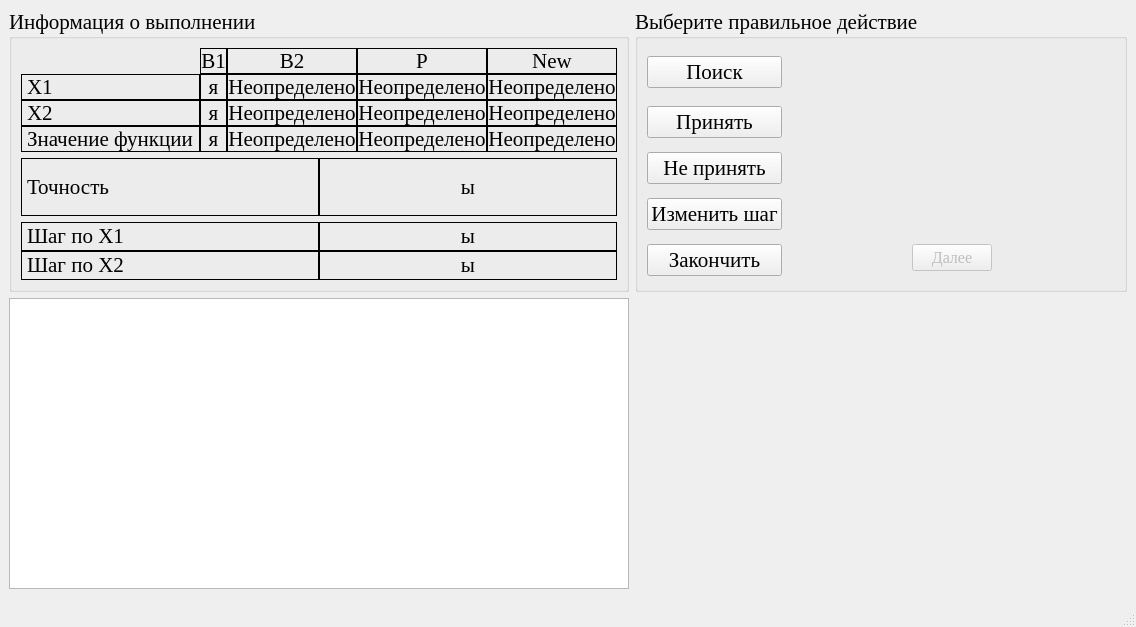
<?xml version="1.0" encoding="UTF-8"?>
<ui version="4.0">
 <class>HuGi</class>
 <widget class="QMainWindow" name="HuGi">
  <property name="windowModality">
   <enum>Qt::ApplicationModal</enum>
  </property>
  <property name="geometry">
   <rect>
    <x>0</x>
    <y>0</y>
    <width>1136</width>
    <height>627</height>
   </rect>
  </property>
  <property name="font">
   <font>
    <family>Times New Roman</family>
    <pointsize>16</pointsize>
   </font>
  </property>
  <property name="windowTitle">
   <string>Метод Хука-Дживса</string>
  </property>
  <property name="windowIcon">
   <iconset resource="data.qrc">
    <normaloff>:/icon/icon.bmp</normaloff>:/icon/icon.bmp</iconset>
  </property>
  <widget class="QWidget" name="centralwidget">
   <layout class="QGridLayout" name="gridLayout_8" columnstretch="1,1">
    <item row="0" column="0">
     <widget class="QGroupBox" name="groupBox_2">
      <property name="title">
       <string>Информация о выполнении</string>
      </property>
      <layout class="QGridLayout" name="gridLayout_6">
       <item row="0" column="0">
        <layout class="QGridLayout" name="gridLayout_3" columnstretch="1,1,1,1,1">
         <property name="spacing">
          <number>0</number>
         </property>
         <item row="0" column="1">
          <widget class="QLabel" name="label_11">
           <property name="frameShape">
            <enum>QFrame::Box</enum>
           </property>
           <property name="text">
            <string>B1</string>
           </property>
           <property name="alignment">
            <set>Qt::AlignCenter</set>
           </property>
           <property name="textInteractionFlags">
            <set>Qt::LinksAccessibleByMouse|Qt::TextSelectableByMouse</set>
           </property>
          </widget>
         </item>
         <item row="0" column="2">
          <widget class="QLabel" name="label_12">
           <property name="frameShape">
            <enum>QFrame::Box</enum>
           </property>
           <property name="text">
            <string>B2</string>
           </property>
           <property name="alignment">
            <set>Qt::AlignCenter</set>
           </property>
           <property name="textInteractionFlags">
            <set>Qt::LinksAccessibleByMouse|Qt::TextSelectableByMouse</set>
           </property>
          </widget>
         </item>
         <item row="0" column="3">
          <widget class="QLabel" name="label_14">
           <property name="frameShape">
            <enum>QFrame::Box</enum>
           </property>
           <property name="text">
            <string>P</string>
           </property>
           <property name="alignment">
            <set>Qt::AlignCenter</set>
           </property>
           <property name="textInteractionFlags">
            <set>Qt::LinksAccessibleByMouse|Qt::TextSelectableByMouse</set>
           </property>
          </widget>
         </item>
         <item row="0" column="4">
          <widget class="QLabel" name="label_13">
           <property name="frameShape">
            <enum>QFrame::Box</enum>
           </property>
           <property name="text">
            <string>New</string>
           </property>
           <property name="alignment">
            <set>Qt::AlignCenter</set>
           </property>
           <property name="textInteractionFlags">
            <set>Qt::LinksAccessibleByMouse|Qt::TextSelectableByMouse</set>
           </property>
          </widget>
         </item>
         <item row="1" column="0">
          <widget class="QLabel" name="label_5">
           <property name="frameShape">
            <enum>QFrame::Box</enum>
           </property>
           <property name="text">
            <string>Х1</string>
           </property>
           <property name="textInteractionFlags">
            <set>Qt::LinksAccessibleByMouse|Qt::TextSelectableByMouse</set>
           </property>
          </widget>
         </item>
         <item row="1" column="1">
          <widget class="QLabel" name="x1_b1_lb">
           <property name="frameShape">
            <enum>QFrame::Box</enum>
           </property>
           <property name="text">
            <string>я</string>
           </property>
           <property name="alignment">
            <set>Qt::AlignCenter</set>
           </property>
           <property name="textInteractionFlags">
            <set>Qt::LinksAccessibleByMouse|Qt::TextSelectableByMouse</set>
           </property>
          </widget>
         </item>
         <item row="1" column="2">
          <widget class="QLabel" name="x1_b2_lb">
           <property name="frameShape">
            <enum>QFrame::Box</enum>
           </property>
           <property name="text">
            <string>Неопределено</string>
           </property>
           <property name="alignment">
            <set>Qt::AlignCenter</set>
           </property>
           <property name="textInteractionFlags">
            <set>Qt::LinksAccessibleByMouse|Qt::TextSelectableByMouse</set>
           </property>
          </widget>
         </item>
         <item row="1" column="3">
          <widget class="QLabel" name="x1_p_lb">
           <property name="frameShape">
            <enum>QFrame::Box</enum>
           </property>
           <property name="text">
            <string>Неопределено</string>
           </property>
           <property name="alignment">
            <set>Qt::AlignCenter</set>
           </property>
           <property name="textInteractionFlags">
            <set>Qt::LinksAccessibleByMouse|Qt::TextSelectableByMouse</set>
           </property>
          </widget>
         </item>
         <item row="1" column="4">
          <widget class="QLabel" name="x1_new_lb">
           <property name="frameShape">
            <enum>QFrame::Box</enum>
           </property>
           <property name="text">
            <string>Неопределено</string>
           </property>
           <property name="alignment">
            <set>Qt::AlignCenter</set>
           </property>
           <property name="textInteractionFlags">
            <set>Qt::LinksAccessibleByMouse|Qt::TextSelectableByMouse</set>
           </property>
          </widget>
         </item>
         <item row="2" column="0">
          <widget class="QLabel" name="label_6">
           <property name="frameShape">
            <enum>QFrame::Box</enum>
           </property>
           <property name="text">
            <string>Х2</string>
           </property>
           <property name="textInteractionFlags">
            <set>Qt::LinksAccessibleByMouse|Qt::TextSelectableByMouse</set>
           </property>
          </widget>
         </item>
         <item row="2" column="1">
          <widget class="QLabel" name="x2_b1_lb">
           <property name="frameShape">
            <enum>QFrame::Box</enum>
           </property>
           <property name="text">
            <string>я</string>
           </property>
           <property name="alignment">
            <set>Qt::AlignCenter</set>
           </property>
           <property name="textInteractionFlags">
            <set>Qt::LinksAccessibleByMouse|Qt::TextSelectableByMouse</set>
           </property>
          </widget>
         </item>
         <item row="2" column="2">
          <widget class="QLabel" name="x2_b2_lb">
           <property name="frameShape">
            <enum>QFrame::Box</enum>
           </property>
           <property name="text">
            <string>Неопределено</string>
           </property>
           <property name="alignment">
            <set>Qt::AlignCenter</set>
           </property>
           <property name="textInteractionFlags">
            <set>Qt::LinksAccessibleByMouse|Qt::TextSelectableByMouse</set>
           </property>
          </widget>
         </item>
         <item row="2" column="3">
          <widget class="QLabel" name="x2_p_lb">
           <property name="frameShape">
            <enum>QFrame::Box</enum>
           </property>
           <property name="text">
            <string>Неопределено</string>
           </property>
           <property name="alignment">
            <set>Qt::AlignCenter</set>
           </property>
           <property name="textInteractionFlags">
            <set>Qt::LinksAccessibleByMouse|Qt::TextSelectableByMouse</set>
           </property>
          </widget>
         </item>
         <item row="2" column="4">
          <widget class="QLabel" name="x2_new_lb">
           <property name="frameShape">
            <enum>QFrame::Box</enum>
           </property>
           <property name="text">
            <string>Неопределено</string>
           </property>
           <property name="alignment">
            <set>Qt::AlignCenter</set>
           </property>
           <property name="textInteractionFlags">
            <set>Qt::LinksAccessibleByMouse|Qt::TextSelectableByMouse</set>
           </property>
          </widget>
         </item>
         <item row="3" column="0">
          <widget class="QLabel" name="label_10">
           <property name="frameShape">
            <enum>QFrame::Box</enum>
           </property>
           <property name="text">
            <string>Значение функции</string>
           </property>
           <property name="textInteractionFlags">
            <set>Qt::LinksAccessibleByMouse|Qt::TextSelectableByMouse</set>
           </property>
          </widget>
         </item>
         <item row="3" column="1">
          <widget class="QLabel" name="fsign_b1_lb">
           <property name="frameShape">
            <enum>QFrame::Box</enum>
           </property>
           <property name="text">
            <string>я</string>
           </property>
           <property name="alignment">
            <set>Qt::AlignCenter</set>
           </property>
           <property name="textInteractionFlags">
            <set>Qt::LinksAccessibleByMouse|Qt::TextSelectableByMouse</set>
           </property>
          </widget>
         </item>
         <item row="3" column="2">
          <widget class="QLabel" name="fsign_b2_lb">
           <property name="frameShape">
            <enum>QFrame::Box</enum>
           </property>
           <property name="text">
            <string>Неопределено</string>
           </property>
           <property name="alignment">
            <set>Qt::AlignCenter</set>
           </property>
           <property name="textInteractionFlags">
            <set>Qt::LinksAccessibleByMouse|Qt::TextSelectableByMouse</set>
           </property>
          </widget>
         </item>
         <item row="3" column="3">
          <widget class="QLabel" name="fsign_p_lb">
           <property name="frameShape">
            <enum>QFrame::Box</enum>
           </property>
           <property name="text">
            <string>Неопределено</string>
           </property>
           <property name="alignment">
            <set>Qt::AlignCenter</set>
           </property>
           <property name="textInteractionFlags">
            <set>Qt::LinksAccessibleByMouse|Qt::TextSelectableByMouse</set>
           </property>
          </widget>
         </item>
         <item row="3" column="4">
          <widget class="QLabel" name="fsign_new_lb">
           <property name="frameShape">
            <enum>QFrame::Box</enum>
           </property>
           <property name="text">
            <string>Неопределено</string>
           </property>
           <property name="alignment">
            <set>Qt::AlignCenter</set>
           </property>
           <property name="textInteractionFlags">
            <set>Qt::LinksAccessibleByMouse|Qt::TextSelectableByMouse</set>
           </property>
          </widget>
         </item>
        </layout>
       </item>
       <item row="1" column="0">
        <layout class="QHBoxLayout" name="horizontalLayout">
         <property name="spacing">
          <number>0</number>
         </property>
         <item>
          <widget class="QLabel" name="label">
           <property name="frameShape">
            <enum>QFrame::Box</enum>
           </property>
           <property name="text">
            <string>Точность</string>
           </property>
           <property name="textInteractionFlags">
            <set>Qt::LinksAccessibleByMouse|Qt::TextSelectableByMouse</set>
           </property>
          </widget>
         </item>
         <item>
          <widget class="QLabel" name="precision_lb">
           <property name="frameShape">
            <enum>QFrame::Box</enum>
           </property>
           <property name="text">
            <string>ы</string>
           </property>
           <property name="alignment">
            <set>Qt::AlignCenter</set>
           </property>
           <property name="textInteractionFlags">
            <set>Qt::LinksAccessibleByMouse|Qt::TextSelectableByMouse</set>
           </property>
          </widget>
         </item>
        </layout>
       </item>
       <item row="2" column="0">
        <layout class="QGridLayout" name="gridLayout_2">
         <property name="spacing">
          <number>0</number>
         </property>
         <item row="0" column="0">
          <widget class="QLabel" name="label_3">
           <property name="frameShape">
            <enum>QFrame::Box</enum>
           </property>
           <property name="text">
            <string>Шаг по Х1</string>
           </property>
           <property name="textInteractionFlags">
            <set>Qt::LinksAccessibleByMouse|Qt::TextSelectableByMouse</set>
           </property>
          </widget>
         </item>
         <item row="0" column="1">
          <widget class="QLabel" name="x1_step_lb">
           <property name="frameShape">
            <enum>QFrame::Box</enum>
           </property>
           <property name="text">
            <string>ы</string>
           </property>
           <property name="alignment">
            <set>Qt::AlignCenter</set>
           </property>
           <property name="textInteractionFlags">
            <set>Qt::LinksAccessibleByMouse|Qt::TextSelectableByMouse</set>
           </property>
          </widget>
         </item>
         <item row="1" column="0">
          <widget class="QLabel" name="label_7">
           <property name="frameShape">
            <enum>QFrame::Box</enum>
           </property>
           <property name="text">
            <string>Шаг по Х2</string>
           </property>
           <property name="textInteractionFlags">
            <set>Qt::LinksAccessibleByMouse|Qt::TextSelectableByMouse</set>
           </property>
          </widget>
         </item>
         <item row="1" column="1">
          <widget class="QLabel" name="x2_step_lb">
           <property name="frameShape">
            <enum>QFrame::Box</enum>
           </property>
           <property name="text">
            <string>ы</string>
           </property>
           <property name="alignment">
            <set>Qt::AlignCenter</set>
           </property>
           <property name="textInteractionFlags">
            <set>Qt::LinksAccessibleByMouse|Qt::TextSelectableByMouse</set>
           </property>
          </widget>
         </item>
        </layout>
       </item>
      </layout>
     </widget>
    </item>
    <item row="0" column="1">
     <widget class="QGroupBox" name="groupBox_3">
      <property name="title">
       <string>Выберите правильное действие</string>
      </property>
      <property name="checkable">
       <bool>false</bool>
      </property>
      <layout class="QGridLayout" name="gridLayout">
       <item row="0" column="0">
        <widget class="QPushButton" name="found_bt">
         <property name="toolTip">
          <string>&lt;!DOCTYPE HTML PUBLIC &quot;-//W3C//DTD HTML 4.0//EN&quot; &quot;http://www.w3.org/TR/REC-html40/strict.dtd&quot;&gt;
&lt;html&gt;&lt;head&gt;&lt;meta name=&quot;qrichtext&quot; content=&quot;1&quot; /&gt;&lt;style type=&quot;text/css&quot;&gt;
p, li { white-space: pre-wrap; }
&lt;/style&gt;&lt;/head&gt;&lt;body style=&quot; font-family:'Times New Roman'; font-size:13pt; font-weight:600; font-style:normal;&quot;&gt;
&lt;p style=&quot; margin-top:0px; margin-bottom:0px; margin-left:0px; margin-right:0px; -qt-block-indent:0; text-indent:0px;&quot;&gt;&lt;span style=&quot; font-weight:400;&quot;&gt;Выполнить выбранный в правом списке шаг.&lt;/span&gt;&lt;/p&gt;&lt;/body&gt;&lt;/html&gt;</string>
         </property>
         <property name="text">
          <string>Поиск</string>
         </property>
        </widget>
       </item>
       <item row="0" column="1" rowspan="5">
        <widget class="QStackedWidget" name="stackedWidget">
         <property name="currentIndex">
          <number>3</number>
         </property>
         <widget class="QWidget" name="type_found">
          <layout class="QGridLayout" name="gridLayout_4" rowstretch="1,0">
           <item row="0" column="0">
            <widget class="QGroupBox" name="groupBox">
             <property name="font">
              <font>
               <weight>50</weight>
               <bold>false</bold>
              </font>
             </property>
             <property name="title">
              <string>Тип поиска</string>
             </property>
             <layout class="QGridLayout" name="gridLayout_5">
              <item row="0" column="0">
               <widget class="QRadioButton" name="grad_fx">
                <property name="font">
                 <font>
                  <pointsize>14</pointsize>
                 </font>
                </property>
                <property name="text">
                 <string>Исследующий</string>
                </property>
               </widget>
              </item>
              <item row="1" column="0">
               <widget class="QRadioButton" name="agrad_fx">
                <property name="font">
                 <font>
                  <pointsize>14</pointsize>
                 </font>
                </property>
                <property name="text">
                 <string>По образцу</string>
                </property>
               </widget>
              </item>
             </layout>
            </widget>
           </item>
           <item row="1" column="0">
            <layout class="QHBoxLayout" name="horizontalLayout_2">
             <item>
              <spacer name="horizontalSpacer">
               <property name="orientation">
                <enum>Qt::Horizontal</enum>
               </property>
               <property name="sizeHint" stdset="0">
                <size>
                 <width>40</width>
                 <height>20</height>
                </size>
               </property>
              </spacer>
             </item>
             <item>
              <widget class="QPushButton" name="next1_bt">
               <property name="font">
                <font>
                 <pointsize>12</pointsize>
                </font>
               </property>
               <property name="text">
                <string>Далее</string>
               </property>
              </widget>
             </item>
             <item>
              <spacer name="horizontalSpacer_2">
               <property name="orientation">
                <enum>Qt::Horizontal</enum>
               </property>
               <property name="sizeHint" stdset="0">
                <size>
                 <width>40</width>
                 <height>20</height>
                </size>
               </property>
              </spacer>
             </item>
            </layout>
           </item>
          </layout>
         </widget>
         <widget class="QWidget" name="cwdescent">
          <layout class="QGridLayout" name="gridLayout_7">
           <item row="0" column="0">
            <widget class="QGroupBox" name="groupBox_4">
             <property name="font">
              <font>
               <weight>50</weight>
               <bold>false</bold>
              </font>
             </property>
             <property name="title">
              <string>Направление движения</string>
             </property>
             <layout class="QVBoxLayout" name="verticalLayout_2">
              <item>
               <widget class="QRadioButton" name="up_x1_rb">
                <property name="font">
                 <font>
                  <pointsize>14</pointsize>
                 </font>
                </property>
                <property name="text">
                 <string>+ по Х1</string>
                </property>
               </widget>
              </item>
              <item>
               <widget class="QRadioButton" name="down_x1_rb">
                <property name="font">
                 <font>
                  <pointsize>14</pointsize>
                 </font>
                </property>
                <property name="text">
                 <string>- по Х1</string>
                </property>
               </widget>
              </item>
              <item>
               <widget class="QRadioButton" name="up_x2_rb">
                <property name="font">
                 <font>
                  <pointsize>14</pointsize>
                 </font>
                </property>
                <property name="text">
                 <string>+ по Х2</string>
                </property>
               </widget>
              </item>
              <item>
               <widget class="QRadioButton" name="down_x2_rb">
                <property name="font">
                 <font>
                  <pointsize>14</pointsize>
                 </font>
                </property>
                <property name="text">
                 <string>- по Х2</string>
                </property>
               </widget>
              </item>
             </layout>
            </widget>
           </item>
           <item row="1" column="0">
            <layout class="QHBoxLayout" name="horizontalLayout_3">
             <item>
              <spacer name="horizontalSpacer_3">
               <property name="orientation">
                <enum>Qt::Horizontal</enum>
               </property>
               <property name="sizeHint" stdset="0">
                <size>
                 <width>40</width>
                 <height>20</height>
                </size>
               </property>
              </spacer>
             </item>
             <item>
              <widget class="QPushButton" name="next2_bt">
               <property name="font">
                <font>
                 <pointsize>12</pointsize>
                </font>
               </property>
               <property name="text">
                <string>Далее</string>
               </property>
              </widget>
             </item>
             <item>
              <spacer name="horizontalSpacer_4">
               <property name="orientation">
                <enum>Qt::Horizontal</enum>
               </property>
               <property name="sizeHint" stdset="0">
                <size>
                 <width>40</width>
                 <height>20</height>
                </size>
               </property>
              </spacer>
             </item>
            </layout>
           </item>
          </layout>
         </widget>
         <widget class="QWidget" name="result">
          <layout class="QGridLayout" name="gridLayout_10" rowstretch="1,0">
           <item row="0" column="0">
            <widget class="QGroupBox" name="groupBox_5">
             <property name="title">
              <string>Принять образец</string>
             </property>
             <layout class="QGridLayout" name="gridLayout_9">
              <item row="0" column="0">
               <widget class="QRadioButton" name="radioButton">
                <property name="font">
                 <font>
                  <pointsize>14</pointsize>
                 </font>
                </property>
                <property name="text">
                 <string>Да</string>
                </property>
               </widget>
              </item>
              <item row="1" column="0">
               <widget class="QRadioButton" name="radioButton_2">
                <property name="font">
                 <font>
                  <pointsize>14</pointsize>
                 </font>
                </property>
                <property name="text">
                 <string>Нет</string>
                </property>
               </widget>
              </item>
             </layout>
            </widget>
           </item>
           <item row="1" column="0">
            <layout class="QHBoxLayout" name="horizontalLayout_6">
             <item>
              <spacer name="horizontalSpacer_5">
               <property name="orientation">
                <enum>Qt::Horizontal</enum>
               </property>
               <property name="sizeHint" stdset="0">
                <size>
                 <width>40</width>
                 <height>20</height>
                </size>
               </property>
              </spacer>
             </item>
             <item>
              <widget class="QPushButton" name="next3_bt">
               <property name="font">
                <font>
                 <pointsize>12</pointsize>
                </font>
               </property>
               <property name="text">
                <string>Далее</string>
               </property>
              </widget>
             </item>
             <item>
              <spacer name="horizontalSpacer_6">
               <property name="orientation">
                <enum>Qt::Horizontal</enum>
               </property>
               <property name="sizeHint" stdset="0">
                <size>
                 <width>40</width>
                 <height>20</height>
                </size>
               </property>
              </spacer>
             </item>
            </layout>
           </item>
          </layout>
         </widget>
         <widget class="QWidget" name="blank">
          <layout class="QGridLayout" name="gridLayout_13">
           <item row="0" column="0">
            <spacer name="verticalSpacer">
             <property name="orientation">
              <enum>Qt::Vertical</enum>
             </property>
             <property name="sizeHint" stdset="0">
              <size>
               <width>20</width>
               <height>158</height>
              </size>
             </property>
            </spacer>
           </item>
           <item row="1" column="0">
            <layout class="QHBoxLayout" name="horizontalLayout_8">
             <item>
              <spacer name="horizontalSpacer_9">
               <property name="orientation">
                <enum>Qt::Horizontal</enum>
               </property>
               <property name="sizeHint" stdset="0">
                <size>
                 <width>40</width>
                 <height>20</height>
                </size>
               </property>
              </spacer>
             </item>
             <item>
              <widget class="QPushButton" name="next4_bt_2">
               <property name="enabled">
                <bool>false</bool>
               </property>
               <property name="font">
                <font>
                 <pointsize>12</pointsize>
                </font>
               </property>
               <property name="text">
                <string>Далее</string>
               </property>
              </widget>
             </item>
             <item>
              <spacer name="horizontalSpacer_10">
               <property name="orientation">
                <enum>Qt::Horizontal</enum>
               </property>
               <property name="sizeHint" stdset="0">
                <size>
                 <width>40</width>
                 <height>20</height>
                </size>
               </property>
              </spacer>
             </item>
            </layout>
           </item>
          </layout>
         </widget>
        </widget>
       </item>
       <item row="1" column="0">
        <widget class="QPushButton" name="accept_bt">
         <property name="toolTip">
          <string>&lt;!DOCTYPE HTML PUBLIC &quot;-//W3C//DTD HTML 4.0//EN&quot; &quot;http://www.w3.org/TR/REC-html40/strict.dtd&quot;&gt;
&lt;html&gt;&lt;head&gt;&lt;meta name=&quot;qrichtext&quot; content=&quot;1&quot; /&gt;&lt;style type=&quot;text/css&quot;&gt;
p, li { white-space: pre-wrap; }
&lt;/style&gt;&lt;/head&gt;&lt;body style=&quot; font-family:'Times New Roman'; font-size:13pt; font-weight:600; font-style:normal;&quot;&gt;
&lt;p style=&quot; margin-top:0px; margin-bottom:0px; margin-left:0px; margin-right:0px; -qt-block-indent:0; text-indent:0px;&quot;&gt;&lt;span style=&quot; font-weight:400;&quot;&gt;Установить новую точку в качестве текущей.&lt;/span&gt;&lt;/p&gt;&lt;/body&gt;&lt;/html&gt;</string>
         </property>
         <property name="text">
          <string>Принять</string>
         </property>
        </widget>
       </item>
       <item row="2" column="0">
        <widget class="QPushButton" name="not_accept_bt">
         <property name="toolTip">
          <string>&lt;!DOCTYPE HTML PUBLIC &quot;-//W3C//DTD HTML 4.0//EN&quot; &quot;http://www.w3.org/TR/REC-html40/strict.dtd&quot;&gt;
&lt;html&gt;&lt;head&gt;&lt;meta name=&quot;qrichtext&quot; content=&quot;1&quot; /&gt;&lt;style type=&quot;text/css&quot;&gt;
p, li { white-space: pre-wrap; }
&lt;/style&gt;&lt;/head&gt;&lt;body style=&quot; font-family:'Times New Roman'; font-size:13pt; font-weight:600; font-style:normal;&quot;&gt;
&lt;p style=&quot; margin-top:0px; margin-bottom:0px; margin-left:0px; margin-right:0px; -qt-block-indent:0; text-indent:0px;&quot;&gt;&lt;span style=&quot; font-weight:400;&quot;&gt;Отбросить новую точку и перейти к следующему шагу алгоритма.&lt;/span&gt;&lt;/p&gt;&lt;/body&gt;&lt;/html&gt;</string>
         </property>
         <property name="text">
          <string>Не принять</string>
         </property>
        </widget>
       </item>
       <item row="3" column="0">
        <widget class="QPushButton" name="change_step_bt">
         <property name="toolTip">
          <string>&lt;!DOCTYPE HTML PUBLIC &quot;-//W3C//DTD HTML 4.0//EN&quot; &quot;http://www.w3.org/TR/REC-html40/strict.dtd&quot;&gt;
&lt;html&gt;&lt;head&gt;&lt;meta name=&quot;qrichtext&quot; content=&quot;1&quot; /&gt;&lt;style type=&quot;text/css&quot;&gt;
p, li { white-space: pre-wrap; }
&lt;/style&gt;&lt;/head&gt;&lt;body style=&quot; font-family:'Times New Roman'; font-size:13pt; font-weight:600; font-style:normal;&quot;&gt;
&lt;p style=&quot; margin-top:0px; margin-bottom:0px; margin-left:0px; margin-right:0px; -qt-block-indent:0; text-indent:0px;&quot;&gt;&lt;span style=&quot; font-weight:400;&quot;&gt;Уменьшить шаг&lt;/span&gt;&lt;/p&gt;&lt;/body&gt;&lt;/html&gt;</string>
         </property>
         <property name="text">
          <string>Изменить шаг</string>
         </property>
        </widget>
       </item>
       <item row="4" column="0">
        <widget class="QPushButton" name="end_bt">
         <property name="toolTip">
          <string>&lt;!DOCTYPE HTML PUBLIC &quot;-//W3C//DTD HTML 4.0//EN&quot; &quot;http://www.w3.org/TR/REC-html40/strict.dtd&quot;&gt;
&lt;html&gt;&lt;head&gt;&lt;meta name=&quot;qrichtext&quot; content=&quot;1&quot; /&gt;&lt;style type=&quot;text/css&quot;&gt;
p, li { white-space: pre-wrap; }
&lt;/style&gt;&lt;/head&gt;&lt;body style=&quot; font-family:'Times New Roman'; font-size:13pt; font-weight:600; font-style:normal;&quot;&gt;
&lt;p style=&quot; margin-top:0px; margin-bottom:0px; margin-left:0px; margin-right:0px; -qt-block-indent:0; text-indent:0px;&quot;&gt;&lt;span style=&quot; font-weight:400;&quot;&gt;Закончить алгоритм, приняв текущую точку в качестве минимума.&lt;/span&gt;&lt;/p&gt;&lt;/body&gt;&lt;/html&gt;</string>
         </property>
         <property name="text">
          <string>Закончить</string>
         </property>
        </widget>
       </item>
      </layout>
     </widget>
    </item>
    <item row="1" column="0">
     <widget class="QTextBrowser" name="LogTxtBrsr">
      <property name="font">
       <font>
        <pointsize>14</pointsize>
       </font>
      </property>
     </widget>
    </item>
   </layout>
  </widget>
  <widget class="QMenuBar" name="menubar">
   <property name="geometry">
    <rect>
     <x>0</x>
     <y>0</y>
     <width>1136</width>
     <height>23</height>
    </rect>
   </property>
  </widget>
  <widget class="QStatusBar" name="statusbar"/>
 </widget>
 <resources>
  <include location="data.qrc"/>
 </resources>
 <connections/>
</ui>
